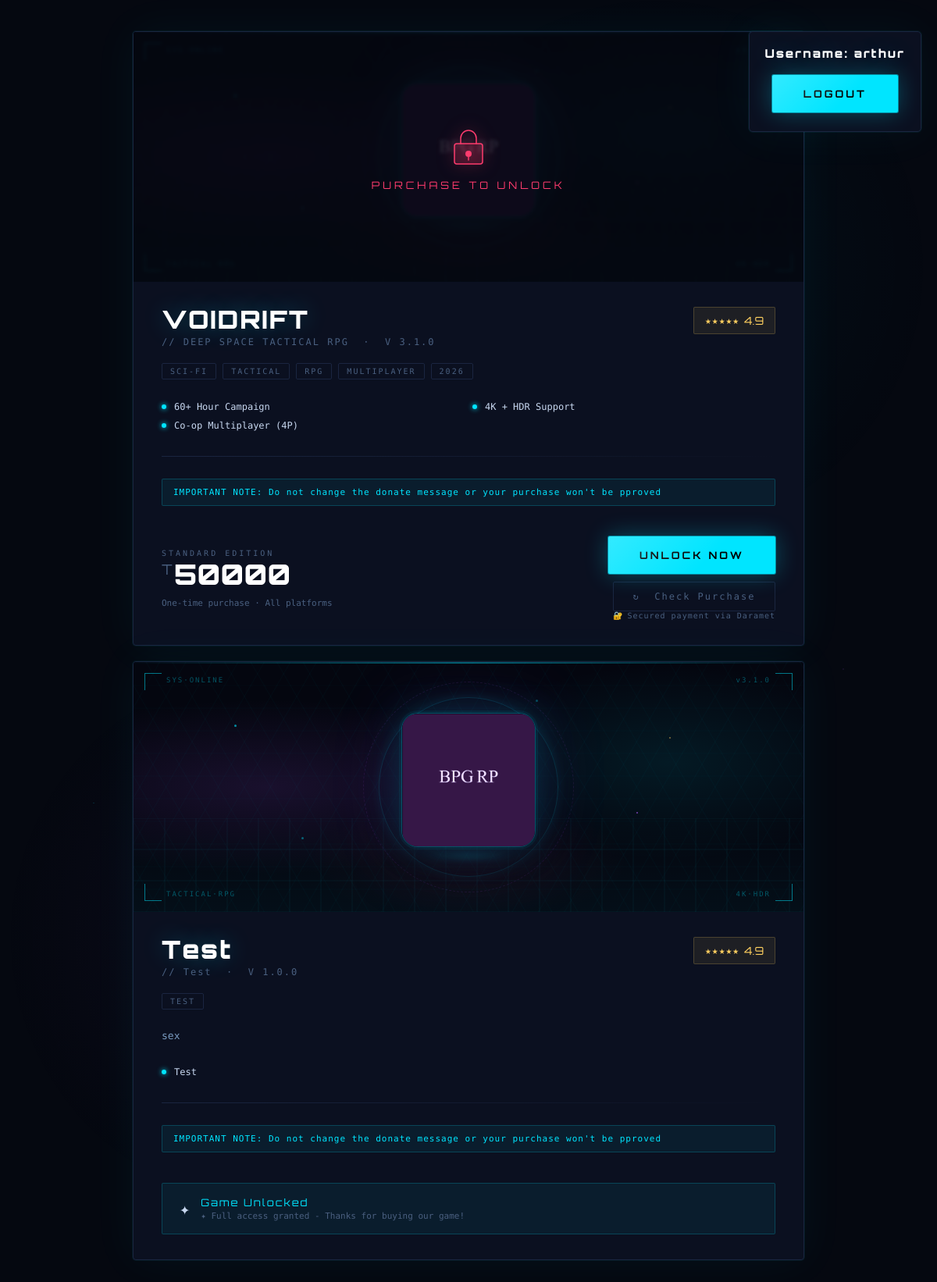
The app's page / (signed in) with its own data.
### home/models.py (models this page shows, shortened)
class Game(models.Model):
    name = models.CharField(default='', max_length=9999)
    short_description = models.CharField(default='', max_length=9999)
    version = models.CharField(default='', max_length=9999)
    tags = models.JSONField(default=list)
    discription = models.TextField(default='', max_length=9999)
    attrs = models.JSONField(default=list)
    price = models.IntegerField(default=0)
    image = models.ImageField(default="")

### home/views.py (the view, shortened to what this page needs)
# urls.py: path('',views.homepage,name='homepage'),
def homepage(request):
    try:
        purchasedGames = Status.objects.get(username=request.user.username).purchasedGames
        purchaseId = Status.objects.get(username=request.user.username).purchaseId
    except Status.DoesNotExist:
        purchasedGames = None
        purchaseId = None
    games = Game.objects.all()
    return render(request,'homepage.html', {'purchasedGames': purchasedGames, 'purchaseId': purchaseId, 'games':games})

### templates/homepage.html (shortened to what this page needs)
{% extends 'base.html' %}
{% block content %}
{% if not user.is_authenticated %}
  <div class="game-card" style="position: fixed; top: 40px; right: 20px; padding:20px; text-align: center; border-radius: 5px; z-index: 1000;">
    <div class="game-title" style="font-size: 15px; margin-bottom: 20px;">Not Registered</div>
    <a class="pay-btn" id="registerbtn" href="{% url 'register' %}" target="_blank" rel="noopener" style="font-size: 10px;">
      <span class="btn-shine"></span>
      register to buy the game
    </a>
  </div>
{% else %}
  <div class="game-card" style="position: fixed; top: 40px; right: 20px; padding:20px; text-align: center; border-radius: 5px; z-index: 1000;">
    <div class="game-title" style="font-size: 15px; margin-bottom: 20px;">Username: {{ user.username }}</div>
    <a class="pay-btn" id="logoutbtn" href="{% url 'logout' %}" target="_blank" rel="noopener">
      logout
    </a>
  </div>
{% endif %}
{% for game in games %}
  <div class="page-wrapper">
    <div class="game-card" id="gameCard{{game.name}}">
      <div class="game-banner" style="z-index: 1;">
      <div class="banner-art">
        <div class="grid-floor"></div>
        <div class="hud-tl"></div><div class="hud-tr"></div>
        <div class="hud-bl"></div><div class="hud-br"></div>
        <span class="hud-label tl">SYS·ONLINE</span>
        <span class="hud-label tr">v3.1.0</span>
        <span class="hud-label bl">TACTICAL·RPG</span>
        <span class="hud-label br">4K·HDR</span>
        <div class="particle p1"></div><div class="particle p2"></div>
        <div class="particle p3"></div><div class="particle p4"></div>
        <div class="particle p5"></div><div class="particle p6"></div>
        <div class="banner-img-wrap">
          <img src="{{game.image.url}}" class="banner-img" alt="Game cover"/>
          <div class="banner-pedestal"></div>
        </div>
        <div class="scan-line"></div>
      </div>
        <div class="lock-overlay {% if game.name in purchasedGames %}hidden{% endif %}" id="lockOverlay{{game.name}}" style="z-index: 10;">
          <div class="lock-icon">
          </div>
          <div class="lock-text">Purchase to unlock</div>
        </div>
      </div>
      <div class="game-info">
        <div class="game-meta">
          <div>
            <div class="game-title">{{game.name}}</div>
            <div class="game-subtitle">// {{game.short_description}} &nbsp;·&nbsp; V {{game.version}}</div>
          </div>
          <div class="rating-badge">
            <div class="stars">★★★★★</div>
            <div class="rating-num">4.9</div>
          </div>
        </div>
        <div class="tags">
          {% for tag in game.tags %}
            <div class="tag">{{ tag }}</div>
          {% endfor %}
        </div>
        <div class="description">
          {{game.discription}}
        </div>
        <div class="features">
          {% for attr in game.attrs %}
          <div class="feature-item"><div class="dot"></div>{{ attr }}</div>
          {% endfor %}
        </div>
        <div class="divider"></div>
          <div class="auth-success {% if not purchase_status %}visible{% endif %}">IMPORTANT NOTE: Do not change the donate message or your purchase won't be pproved</div><br>
        <div class="purchase-section" id="purchaseSection{{game.name}}" {% if game.name in purchasedGames %}style="display: none;"{% endif %}>
          <div class="price-block">
            <div class="price-label">Standard Edition</div>
            {% if game.price == 0 %}
              <div class="price">Free</div>
            {% else %}
              <div class="price"><span>T</span>{{ game.price }}</div>
              <div class="price-note" style="margin-top:8px">One-time purchase · All platforms</div>
            {% endif %}
          </div>
          {% if game.price == 0 %}
            <a class="pay-btn" id="payBtn{{game.name}}" name="{{game.name}}" onclick="openModal{{game.name}}()" target="_blank" rel="noopener">
              <span class="btn-shine"></span>
              Get for Free
            </a>
          {% else %}
            <div class="btn-group">
              <a class="pay-btn" id="payBtn{{game.name}}" name="{{game.name}}" onclick="openModal{{game.name}}()" target="_blank" rel="noopener">
                Unlock Now
              </a>
              <form action="{% url 'homepage' %}" method="POST">
                <button type="submit" class="check-btn" onclick="location.reload()">↻ &nbsp;Check Purchase</button>
                <div class="secure-note">Secured payment via Daramet</div>
              </form>
            </div>
          {% endif %}
        </div>
        <div class="unlocked-banner {% if game.name in purchasedGames %}visible{% endif %}" id="unlockedBanner{{game.name}}">
            <div class="u-icon">✦</div>
            <div>
              <div class="u-text">Game Unlocked</div>
              <div class="u-sub">✦ Full access granted - Thanks for buying our game!</div>
            </div>
          </div>
      </div>
    </div>
  </div>
{% endfor %}
{% endblock %}

### templates/base.html (shortened to what this page needs)
<!DOCTYPE html>
{% load static %}
<html lang="en">
<head>
</head>
<body>
    {% block content %}{% endblock %}
</body>
</html>

### records on screen
Game: image (picture), name "VOIDRIFT", short_description "DEEP SPACE TACTICAL RPG", version "3.1.0", tags "SCI-FI" "TACTICAL" "RPG" "MULTIPLAYER" "2026", attrs "60+ Hour Campaign" "4K + HDR Support" "Co-op Multiplayer (4P)", price "50000"
Game: image (picture), name "Test", short_description "Test", version "1.0.0", tags "TEST", discription "sex", attrs "[\"Test\"]" (drawn), attrs "Test"

### other values on screen
{{ user.username }} "arthur"
